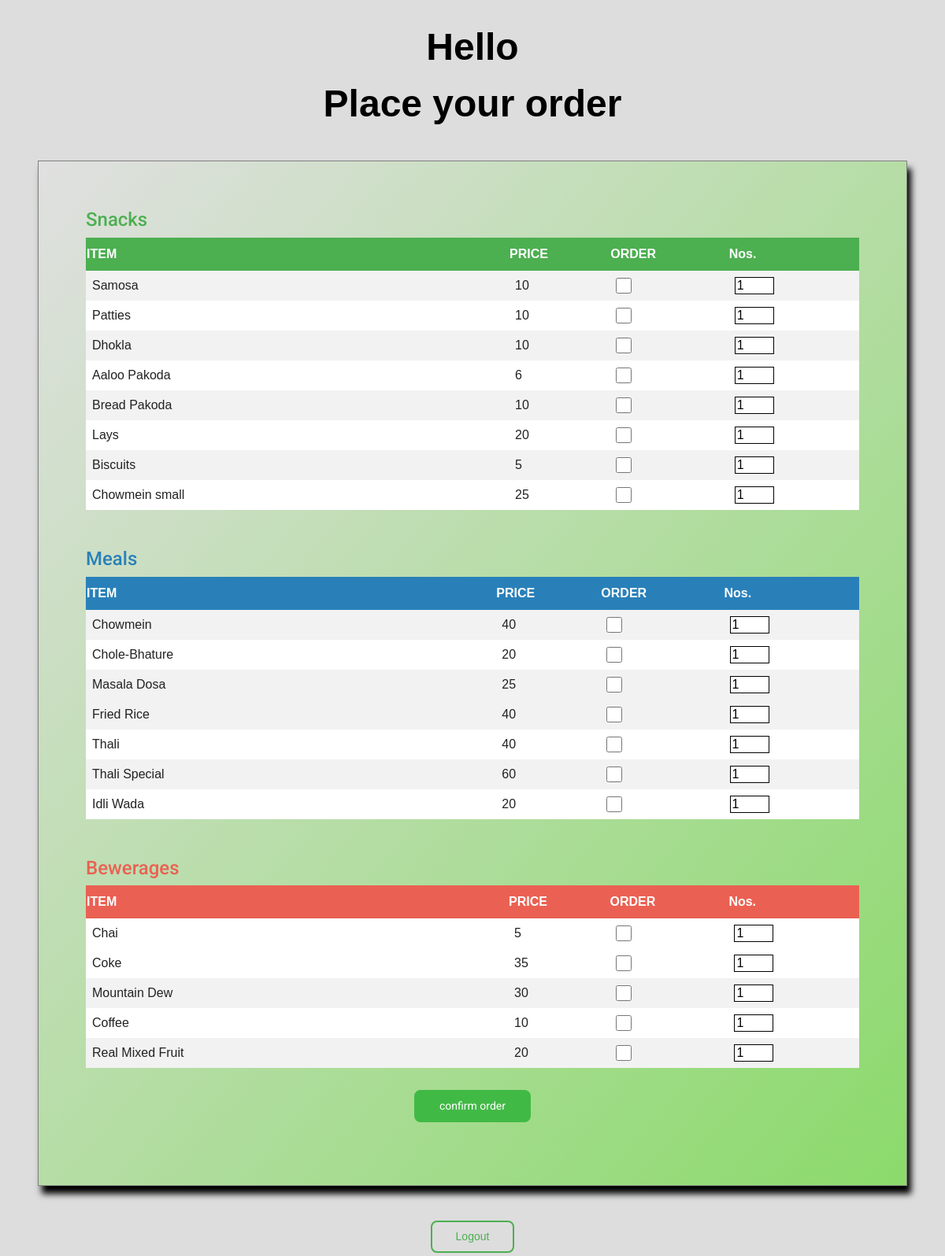
/verified, run on the app's committed database.
### hello/models.py (models this page shows, shortened)
class menu(models.Model):
    item= models.CharField(max_length = 64)
    code = models.CharField(max_length = 3)
    price = models.IntegerField()
    category = models.CharField(max_length=4,default='meal')

### hello/views.py (the view)
# urls.py: path("verified",views.verified, name="verified"),
def verified(request):
    context ={
        "temp": menu.objects.all()
    }
    return render(request, "hello/verified.html",context)

### hello/templates/hello/verified.html (shortened to what this page needs)
{% extends "hello/layout.html" %}
{% block body %}
<br>
<div class="verified_top">
    <p>Hello <strong>{{ user.username }}</strong>
        <br>
        Place your order
    </p>
</div>
<div class="content2">
    <form action="{% url 'billing' %}" method='post'>
        <h4 style="color: #4CAF50;">Snacks</h4>
        <table id="table1">
        <tr id="table_first">
            <th>ITEM</th>
            <th></th><th></th><th></th><th></th><th></th>
            <th>PRICE</th>
            <th>ORDER</th>
            <th>Nos.</th>
        </tr>
        {% for gg in temp %}
        <tr>
            {% if gg.category == "snax" %}
            <td>{{gg.item}}</td>
            <td></td><td></td><td></td><td></td><td></td>
            <td>{{ gg.price }}</td>
            <td><input type="checkbox" id="check_box" value="1" name="ord{{gg.code}}"></td>
            <td><input type="number" id="quantity" value=1 name="quan{{gg.code}}" min="1" max="20"></td>
            {% endif %}
        </tr>
        {% endfor %}
        </table>
        <br><br>
        <h4 style="color: #2980b9;">Meals</h4>
        <table id="table2">
            <tr id="table_second">
                <th>ITEM</th>
                <th></th><th></th><th></th><th></th><th></th>
                <th>PRICE</th>
                <th>ORDER</th>
            <th>Nos.</th>
            </tr>
            {% for gg in temp %}
            <tr>
                {% if gg.category == "meal" %}
                <td>{{gg.item}}</td>
                <td></td><td></td><td></td><td></td><td></td>
                <td>{{ gg.price }}</td>
                <td><input type="checkbox" id="check_box" value="1" name="ord{{gg.code}}"></td>
                <td><input type="number" id="quantity" value=1 name="quan{{gg.code}}" min="1" max="20"></td>
                {% endif %}
            </tr>
            {% endfor %}
            </table>
        <br><br>
        <h4 style="color:#ea6153;">Bewerages</h4>
        <table id="table3">
            <tr id="table_third">
                <th>ITEM</th>
                <th></th><th></th><th></th><th></th><th></th>
                <th>PRICE</th>
                <th>ORDER</th>
            <th>Nos.</th>
            </tr>
            {% for gg in temp %}
            <tr>
                {% if gg.category == "bewg" %}
                <td>{{gg.item}}</td>
                <td></td><td></td><td></td><td></td><td></td>
                <td>{{ gg.price }}</td>
                <td><input type="checkbox" id="check_box" value="1" name="ord{{gg.code}}"></td>
                <td><input type="number" id="quantity" value=1 name="quan{{gg.code}}" min="1" max="20"></td>
                {% endif %}
            </tr>
            {% endfor %}
        </table>
        <br>
        <div style="justify-content: center; display: flex;">
            <input type="submit" style="position: absolute; display: none;" ><button class="buttonA">confirm order</button>
        </div>
    </form>
</div>
<div class="verified_top">
    <a href="{% url 'logout' %}"><button class="buttonB" >Logout</button></a>
</div>
<br><br>
{% endblock %}

### hello/static/css/main.css (style rules this page uses)
body { margin: 0; padding: 0; background: #DDD; font-size: 16px; color: #222; font-family: 'Roboto', sans-serif; font-weight: 300; }
.content2 { width: auto; background-color: gray; background-image: linear-gradient(to bottom right, rgb(224, 224, 224), rgb(139, 218, 107)); padding:5% 5%; color:#fff; margin-left: 4%; margin-right: 4%; margin-top: 5%; border: 0px solid; box-shadow: 5px 10px 8px black; position:relative; bottom:40px; border: gray 1px solid; }
.verified_top { justify-content: center; display: flex; text-align: center; font-family: Arial, Helvetica, sans-serif; font-weight: bold; font-size:4vw; color: black; }
#quantity { width: 50px; border: solid black 1px; }
#check_box { width: 20px; height: 20px; }

### hello/static/css/index.css (style rules this page uses)
body { margin: 0; padding: 0; align-items: center; align-content: center; height: 100%; }
html { height: 100%; }
#table1 th, #table2 th, #table3 th { padding-top: 12px; padding-bottom: 12px; text-align: left; background-color: #4CAF50; color: white; }
#table1, #table2, #table3 { font-family: Arial, Helvetica, sans-serif; border-collapse: collapse; width: 100%; background-color: white; }
#table1 td, #table2 td, #table3 td { border: 0px solid #ddd; padding: 8px; text-align: left; }
#table1 tr:nth-child(even), #table2 tr:nth-child(even), #table3 tr:nth-child(even) { background-color: #f2f2f2; }
#table1 th, #table2 th, #table3 th { padding-top: 12px; padding-bottom: 12px; text-align:left; background-color: #4CAF50; color: white; }
#table1 th { background-color: #4CAF50; }
#table2 th { background-color: #2980b9; }
#table3 th { background-color: #ea6153; }
.buttonA { padding: 8px 30px; text-align: center; text-decoration: none; display: inline-block; font-size: 14px; margin: 4px 2px; border-radius: 8px; cursor: pointer; transition-duration: 0.3s; background-color: #41b945; color: white; border: 2px solid #41b945; }
.buttonB { padding: 8px 30px; text-align: center; text-decoration: none; display: inline-block; font-size: 14; margin: 4px 2px; border-radius: 8px; cursor: pointer; transition-duration: 0.3s; background: none; color: #4CAF50; border: 2px solid #4CAF50; }

### data on the page
menu: item "Samosa", price "10"
menu: item "Patties", price "10"
menu: item "Dhokla", price "10"
menu: item "Aaloo Pakoda", price "6"
menu: item "Bread Pakoda", price "10"
menu: item "Lays", price "20"
menu: item "Biscuits", price "5"
menu: item "Chowmein small", price "25"
menu: item "Chowmein", price "40"
menu: item "Chole-Bhature", price "20"
menu: item "Masala Dosa", price "25"
menu: item "Fried Rice", price "40"
menu: item "Thali", price "40"
menu: item "Thali Special", price "60"
menu: item "Idli Wada", price "20"
menu: item "Chai", price "5"
menu: item "Coke", price "35"
menu: item "Mountain Dew", price "30"
menu: item "Coffee", price "10"
menu: item "Real Mixed Fruit", price "20"
